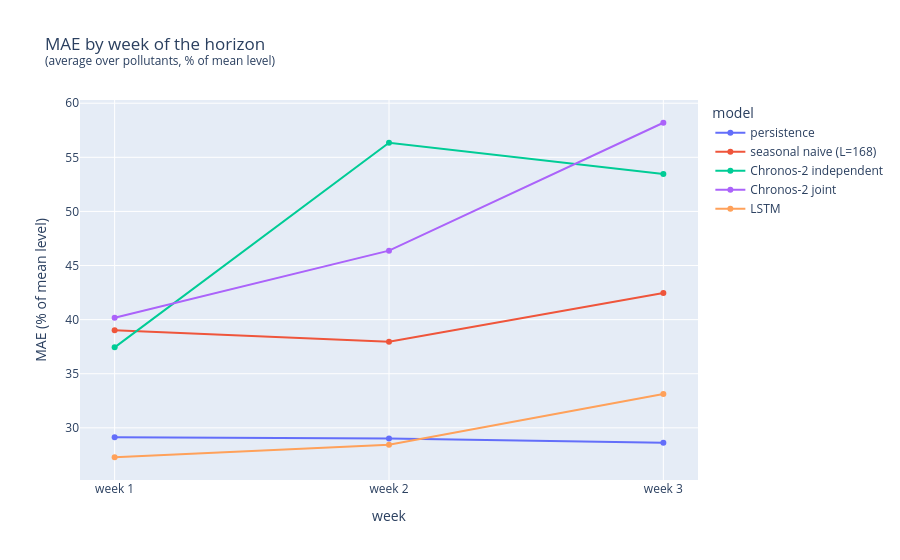

Notebook code cell kept with this figure:
### Markdown cell above
Analyse whether performance changes between the beginning and the end of the 504-hour horizon.

### Code cell
# MAE per week of the horizon (week 1 = hours 1-168, week 2 = 169-336, week 3 = 337-504), as % of the mean level
week = pd.Series(np.arange(HOURS) // 168 + 1, index=val.index, name="week")
rows = []
for name, pred in preds.items():
    err = (val[pollutants] - pred[pollutants]).abs().groupby(week).mean() / level * 100
    for w in err.index:
        rows.append({"model": name, "week": f"week {w}", **err.loc[w].to_dict(), "average": err.loc[w].mean()})
by_week = pd.DataFrame(rows)
display(by_week.round(1).set_index(["model", "week"]))

fig = px.line(by_week, x="week", y="average", color="model", markers=True,
              title="MAE by week of the horizon <br><sup>(average over pollutants, % of mean level)</sup>",
              labels={"average": "MAE (% of mean level)"})
fig.show()

### Figure 1 — Plotly figure (JSON) as saved in the notebook; plotly's stock layout.template omitted (floating-point values rounded to 4 significant figures)
{"data": [{"hovertemplate": "model=persistence<br>week=%{x}<br>MAE (% of mean level)=%{y}<extra></extra>", "legendgroup": "persistence", "line": {"color": "#636efa", "dash": "solid"}, "marker": {"symbol": "circle"}, "mode": "lines+markers", "name": "persistence", "orientation": "v", "showlegend": true, "type": "scatter", "x": ["week 1", "week 2", "week 3"], "xaxis": "x", "y": [29.13, 29.02, 28.62], "yaxis": "y"}, {"hovertemplate": "model=seasonal naive (L=168)<br>week=%{x}<br>MAE (% of mean level)=%{y}<extra></extra>", "legendgroup": "seasonal naive (L=168)", "line": {"color": "#EF553B", "dash": "solid"}, "marker": {"symbol": "circle"}, "mode": "lines+markers", "name": "seasonal naive (L=168)", "orientation": "v", "showlegend": true, "type": "scatter", "x": ["week 1", "week 2", "week 3"], "xaxis": "x", "y": [39.02, 37.95, 42.46], "yaxis": "y"}, {"hovertemplate": "model=Chronos-2 independent<br>week=%{x}<br>MAE (% of mean level)=%{y}<extra></extra>", "legendgroup": "Chronos-2 independent", "line": {"color": "#00cc96", "dash": "solid"}, "marker": {"symbol": "circle"}, "mode": "lines+markers", "name": "Chronos-2 independent", "orientation": "v", "showlegend": true, "type": "scatter", "x": ["week 1", "week 2", "week 3"], "xaxis": "x", "y": [37.44, 56.34, 53.46], "yaxis": "y"}, {"hovertemplate": "model=Chronos-2 joint<br>week=%{x}<br>MAE (% of mean level)=%{y}<extra></extra>", "legendgroup": "Chronos-2 joint", "line": {"color": "#ab63fa", "dash": "solid"}, "marker": {"symbol": "circle"}, "mode": "lines+markers", "name": "Chronos-2 joint", "orientation": "v", "showlegend": true, "type": "scatter", "x": ["week 1", "week 2", "week 3"], "xaxis": "x", "y": [40.17, 46.37, 58.19], "yaxis": "y"}, {"hovertemplate": "model=LSTM<br>week=%{x}<br>MAE (% of mean level)=%{y}<extra></extra>", "legendgroup": "LSTM", "line": {"color": "#FFA15A", "dash": "solid"}, "marker": {"symbol": "circle"}, "mode": "lines+markers", "name": "LSTM", "orientation": "v", "showlegend": true, "type": "scatter", "x": ["week 1", "week 2", "week 3"], "xaxis": "x", "y": [27.28, 28.43, 33.12], "yaxis": "y"}], "layout": {"legend": {"title": {"text": "model"}, "tracegroupgap": 0}, "title": {"text": "MAE by week of the horizon <br><sup>(average over pollutants, % of mean level)</sup>"}, "xaxis": {"anchor": "y", "domain": [0, 1], "title": {"text": "week"}}, "yaxis": {"anchor": "x", "domain": [0, 1], "title": {"text": "MAE (% of mean level)"}}}}
